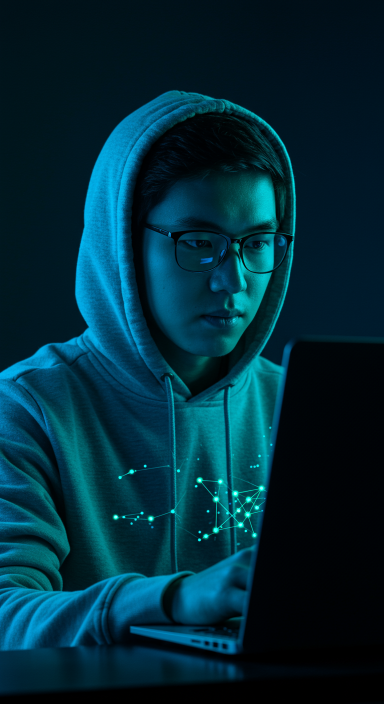
#> input picture 1 pack marketing AI assist agent sales bots/06_Scripts_and_Tools/scratch/version_cinematic/scene2_mansur_clean.png, 768 x 1408 px, found by its file name (shown at 1/2 size)
$ python apply_overlays.py
#> lines starting #> are read from the running program, lines starting #| are printed output that depends on the picture
import os
from PIL import Image, ImageDraw, ImageFont

# Папка с нашими чистыми картинками
base_dir = "/Users/higherpower/Desktop/1_Active_Projects/2 Ai_agents/1 pack marketing AI assist agent sales bots/scratch/version_cinematic"

def add_overlays_scene2():
    print("Overlaying Scene 2 (Mansur laptop labels)...")
    img_path = os.path.join(base_dir, "scene2_mansur_clean.png")
    if not os.path.exists(img_path):
        print(f"Error: {img_path} not found")
        return

    img = Image.open(img_path)
#> img is the input picture: PIL image 768x1408 RGB; mean R, G, B 0.5, 42.6, 56.5
    draw = ImageDraw.Draw(img)

    # Поскольку координаты крышки ноутбука зависят от генерации, мы нарисуем стильный полупрозрачный
    # плашковый оверлей в углу кадра (или водяной знак), чтобы гарантировать 100% читаемость ников.
    # Создаем плашку внизу кадра
    width, height = img.size
#> width = 768; height = 1408

    # Нарисуем плашку
    overlay = Image.new('RGBA', img.size, (0, 0, 0, 0))
#> overlay: PIL image 768x1408 RGBA; every value is 0
    ol_draw = ImageDraw.Draw(overlay)

    # Прямоугольник для текста (черный полупрозрачный)
    ol_draw.rectangle([0, height - 120, width, height], fill=(0, 0, 0, 160))

    # Объединяем картинку и оверлей
    img = Image.alpha_composite(img.convert('RGBA'), overlay)
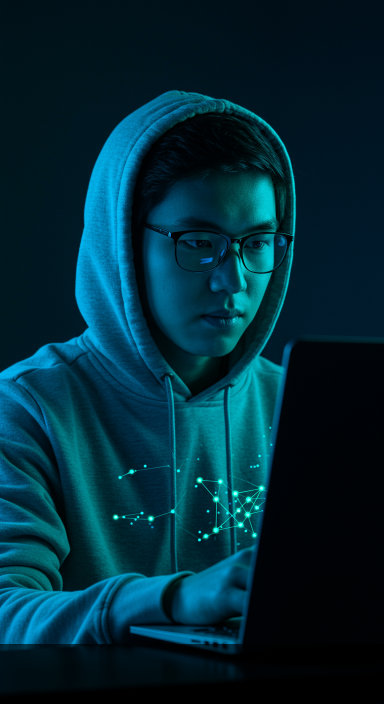
#> img: PIL image 768x1408 RGBA (shown at 1/2 size); mean R, G, B, A 0.5, 41.7, 55.1, 255
    draw = ImageDraw.Draw(img)

    # Пишем ники
    try:
        # Используем дефолтный шрифт
        font = ImageFont.load_default()
    except:
        font = None

    draw.text((20, height - 100), "TG: @nnsvt   |   INST: @lamanopro_", fill=(255, 255, 255, 255), font=font)

    out_path = os.path.join(base_dir, "scene2_mansur_final.png")
    img.convert('RGB').save(out_path)
    print(f"Saved Scene 2 final: {out_path}")

def add_overlays_scene3():
    print("Overlaying Scene 3 (Kaspi & Telegram SMS)...")
    img_path = os.path.join(base_dir, "scene3_phone_clean.png")
    if not os.path.exists(img_path):
        print(f"Error: {img_path} not found")
        return

    img = Image.open(img_path)
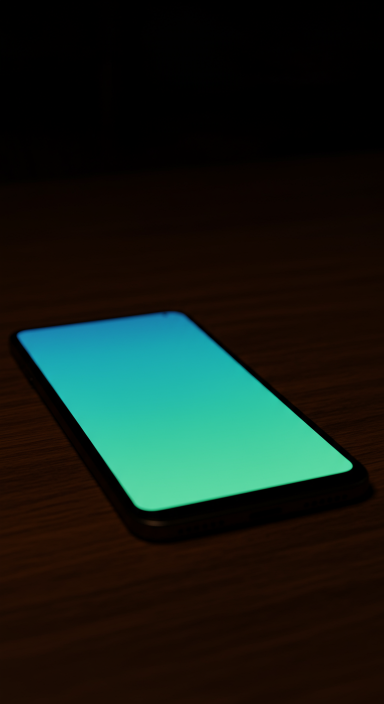
#> input picture 1 pack marketing AI assist agent sales bots/06_Scripts_and_Tools/scratch/version_cinematic/scene3_phone_clean.png, 768 x 1408 px, found by its file name (shown at 1/2 size)
#> img is the input picture: PIL image 768x1408 RGB; mean R, G, B 21.5, 31.6, 24.3
    width, height = img.size
#> width = 768; height = 1408

    # Создаем оверлей
    overlay = Image.new('RGBA', img.size, (0, 0, 0, 0))
    ol_draw = ImageDraw.Draw(overlay)

    # Рисуем плашку Kaspi (красный округлый прямоугольник)
    # Центрируем по ширине экрана
    card_w = int(width * 0.9)
#> card_w = 691
    card_h = 130
    x0 = int((width - card_w) / 2)
#> x0 = 38
    y0 = int(height * 0.3)
#> y0 = 422

    # Kaspi уведомление (красная плашка)
    ol_draw.rounded_rectangle([x0, y0, x0 + card_w, y0 + card_h], radius=15, fill=(212, 18, 36, 230))

    # Telegram СМС (сине-серая плашка чуть ниже)
    y1 = y0 + card_h + 30
#> y1 = 582
    ol_draw.rounded_rectangle([x0, y1, x0 + card_w, y1 + card_h + 20], radius=15, fill=(40, 50, 65, 230))

    # Объединяем
    img = Image.alpha_composite(img.convert('RGBA'), overlay)
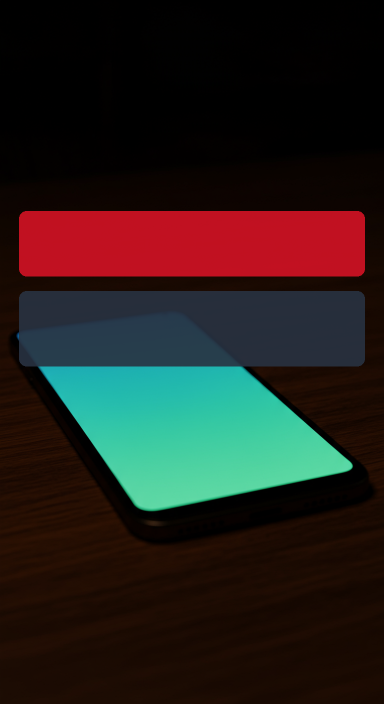
#> img: PIL image 768x1408 RGBA (shown at 1/2 size); mean R, G, B, A 37.4, 31.8, 27.4, 255
    draw = ImageDraw.Draw(img)

    # Пишем текст
    # 1. Текст Kaspi
    draw.text((x0 + 20, y0 + 20), "Kaspi.kz", fill=(255, 255, 255, 255))
    draw.text((x0 + 20, y0 + 60), "Пополнение: +1,500,000 KZT", fill=(255, 255, 255, 255))

    # 2. Текст Telegram
    draw.text((x0 + 20, y1 + 20), "Telegram: Баке", fill=(100, 180, 240, 255))
    draw.text((x0 + 20, y1 + 60), "Мансик, твой бот выбил долг за 3 мин!", fill=(255, 255, 255, 255))
    draw.text((x0 + 20, y1 + 90), "Но наш сервер взломали...", fill=(255, 100, 100, 255))

    # Добавляем водяной знак @aiconicvibe
    draw.text((width - 150, 30), "@aiconicvibe", fill=(255, 255, 255, 120))

    out_path = os.path.join(base_dir, "scene3_phone_final.png")
    img.convert('RGB').save(out_path)
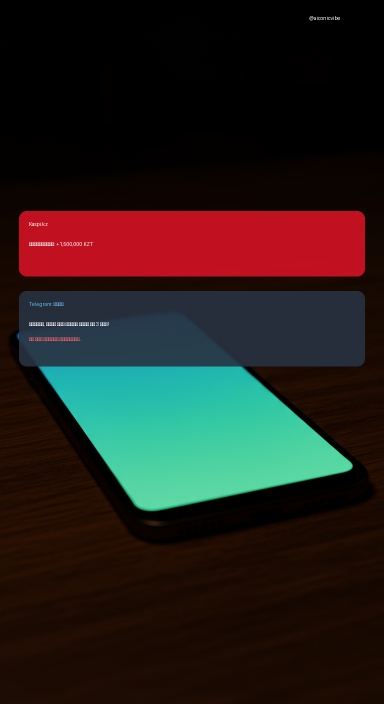
#> saved as scene3_phone_final.png: PIL image 768x1408 RGB (shown at 1/2 size); mean R, G, B 37.7, 32.1, 27.6
    print(f"Saved Scene 3 final: {out_path}")

if __name__ == "__main__":
    add_overlays_scene2()
    add_overlays_scene3()
